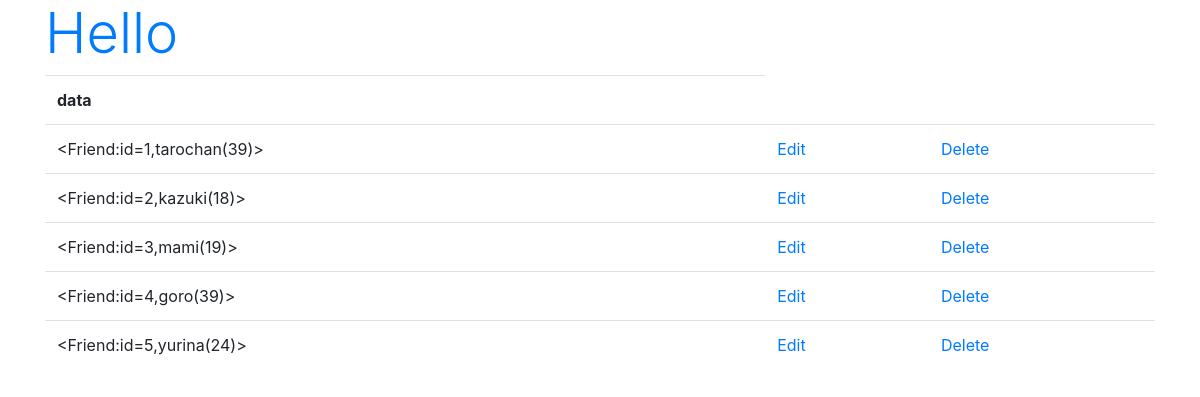
The page /hello/ on the database as committed earlier.
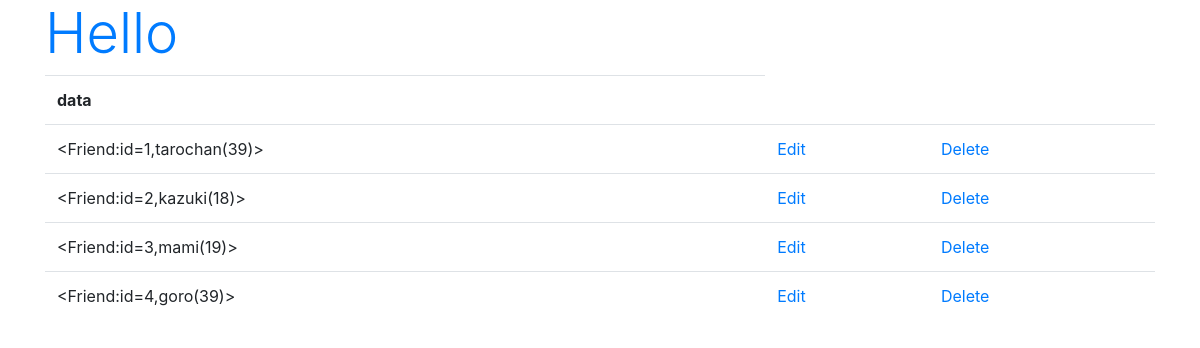
The same page on the database as committed later.
### hello/models.py (models this page shows)
class Friend(models.Model):
  name = models.CharField(max_length=100)
  mail = models.EmailField(max_length=200)
  gender = models.BooleanField()
  age = models.IntegerField(default=0)
  birthday = models.DateField()
  def __str__(self):
    return '<Friend:id={},{}({})>'.format(str(self.id), \
            self.name, str(self.age))

### hello/views.py (the view)
# urls.py: path('', views.index, name='index'),
def index(request):
  data = Friend.objects.all()
  params = {
    'title': 'Hello',
    'data': data,
  }
  return render(request, 'hello/index.html', params)

### hello/templates/hello/index.html (shortened to what this page needs)
{% load static %}
<!doctype html>
<html lang="ja">
<head>
  <link rel="stylesheet" href="https://stackpath.bootstrapcdn.com/bootstrap/4.3.1/css/bootstrap.min.css"/>
</head>
<body class="container">
  <h1 class="display-4 text-primary">{{ title }}</h1>
  <table class="table">
   <tr>
    <th>data</th>
   </tr>
   {% for item in data %}
    <tr>
      <td>{{ item }}</td>
      <td><a href="{% url 'edit' item.id %}">Edit</a></td>
      <td><a href="{% url 'delete' item.id %}">Delete</a></td>
    </tr>
  {% endfor %}
  </table>
</body>
</html>

Rows that differ between the two databases and show on the page:
removed Friend: id+name+age "<Friend:id=5,yurina(24)>"
